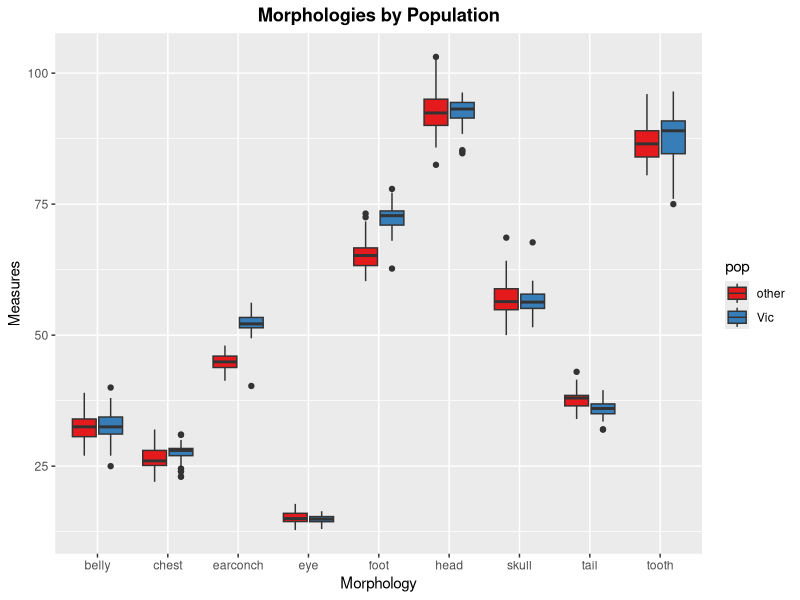
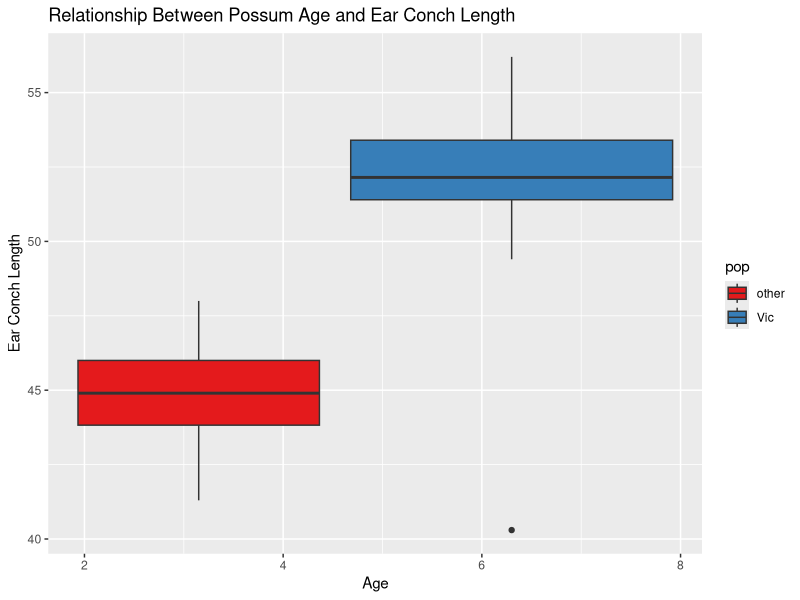
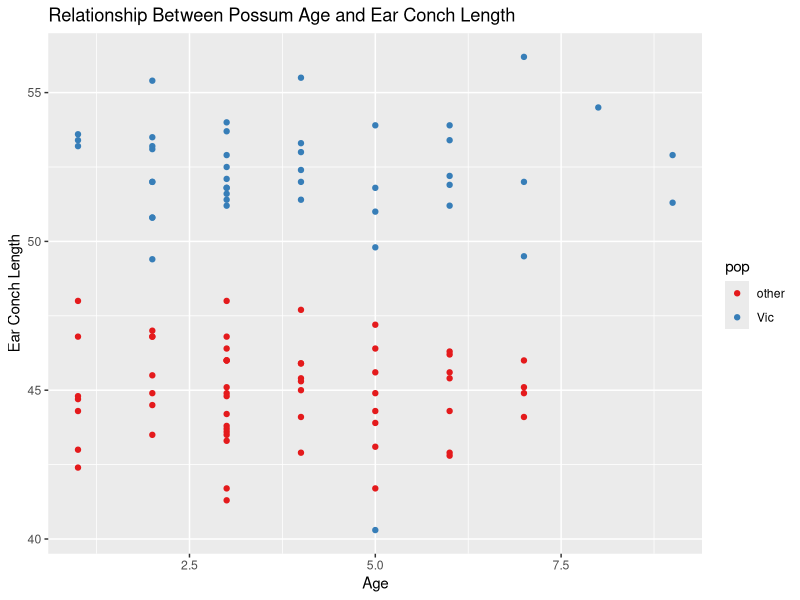
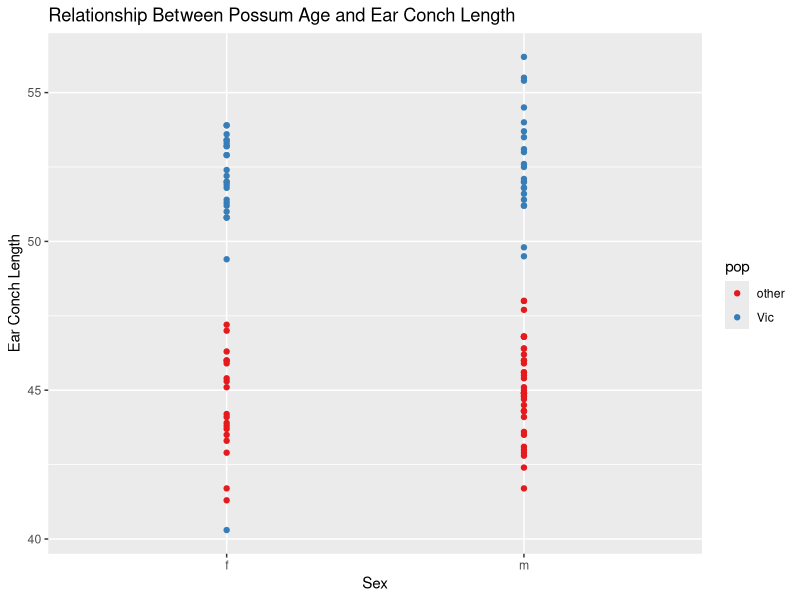
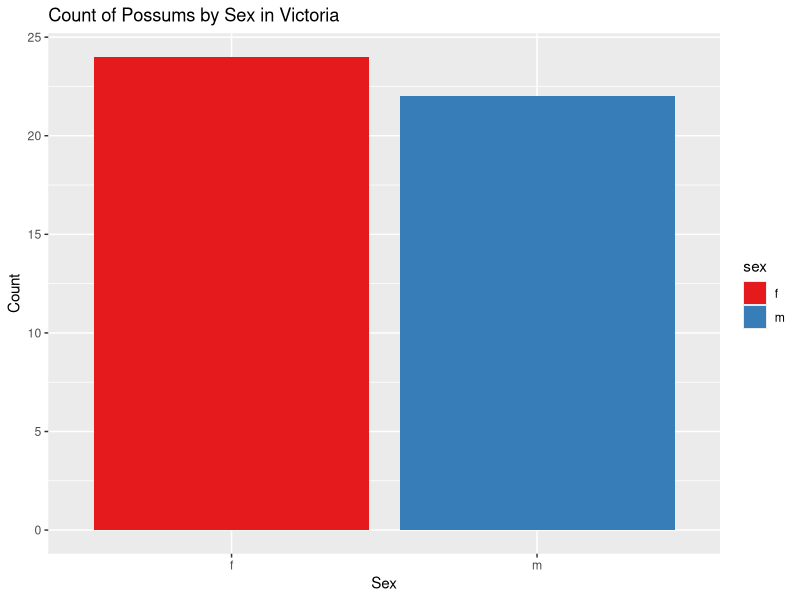
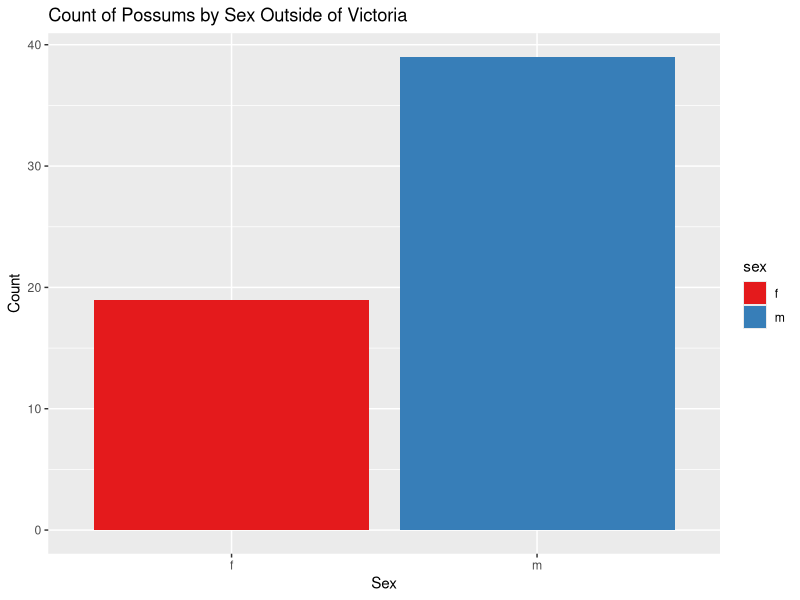
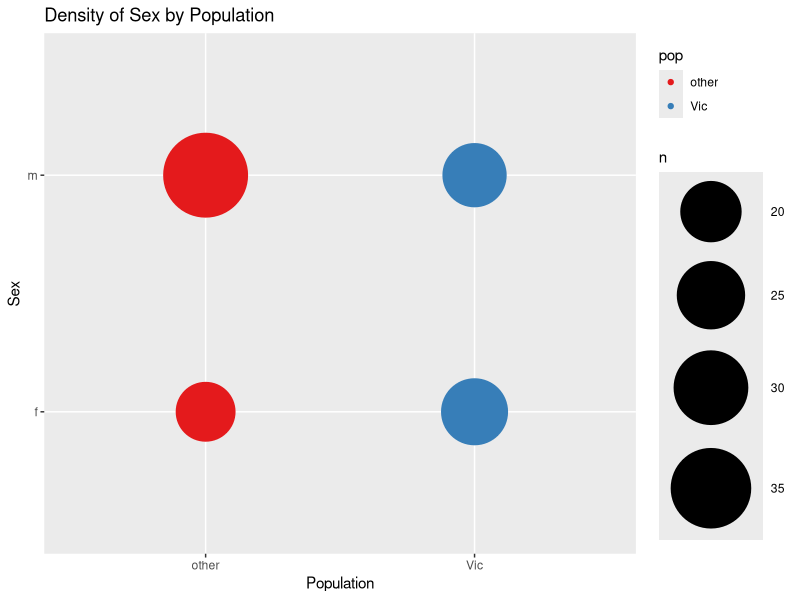
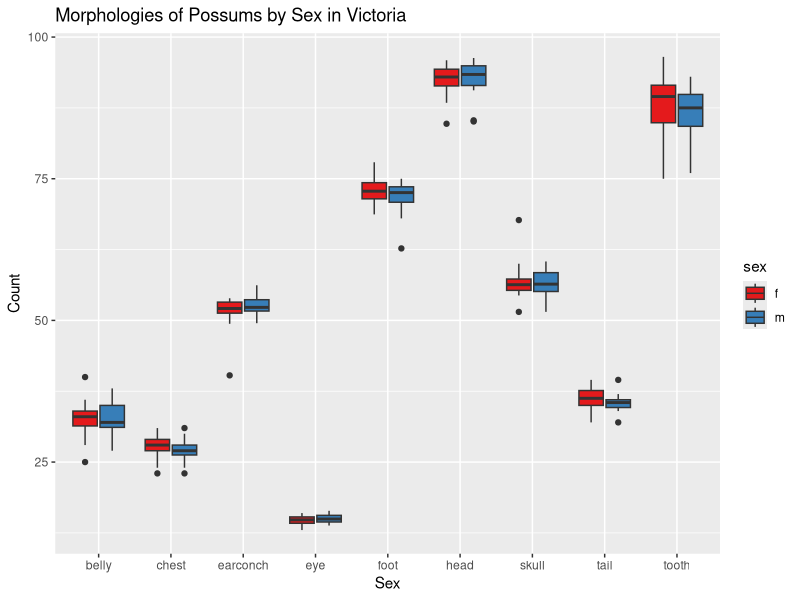

R code for these plots, in order: (Note: this script raises an error after producing the figures.)
## ---- chunk 1
knitr::opts_chunk$set(echo = FALSE)
## ---- chunk 2
library(tidyverse)
library(skimr)
library("RColorBrewer")
## ---- chunk 3
 possum <- 
   readr::read_csv(file = "possum.csv", na = c("", " ", "NA", "#N/A", "-999", "\\"))
## ---- chunk 4
# Check dimensions
dim(possum)
## ---- chunk 5
# Check column names
colnames(possum)
## ---- chunk 6
# Check for NA's
##install.packages("skimr")
possum %>% skimr::skim()
## ---- chunk 7
possum <-
  possum%>% 
  dplyr::rename(
    pop = Pop, #population
    foot = footlgth, #foot length
    head = hdlngth, #head length
    skull = skullw, #skull width
    tail = taill, #tail length
    tooth = totlngth #tooth length
    ) 
## ---- chunk 8
#rename X1 into sample
colnames(possum)<-c("sample","case","site","pop", "sex","age","head","skull","tooth","tail","foot","earconch","eye","chest","belly")
## ---- chunk 9
possum %>%   
  purrr::map_df(~ sum(is.na(.))) %>% 
  tidyr::gather(key="variables", value="num_nas") %>% 
  arrange(desc(num_nas))
## ---- chunk 10
possum %>% gather(head, skull, tooth, tail, foot, earconch, eye, chest, belly, key=morph, value=measure) %>% group_by(pop) %>% 
  ggplot(aes(x=morph, y=measure, fill=pop))+ geom_boxplot()+
  labs(title="Morphologies by Population", x = "Morphology", y = "Measures")+
  theme(plot.title = element_text(face="bold", hjust = 0.5))+
  scale_fill_brewer(palette = "Set1")
## ---- chunk 11
possum %>% 
  ggplot(aes(x=age, y=earconch, fill = pop))+ geom_boxplot()+
  labs(title = "Relationship Between Possum Age and Ear Conch Length", x= "Age", y= "Ear Conch Length")+
  scale_fill_brewer(palette = "Set1")
## ---- chunk 12
possum %>% 
  ggplot(aes(x=age, y=earconch, color = pop))+ geom_point()+
  labs(title = "Relationship Between Possum Age and Ear Conch Length", 
       x= "Age", y= "Ear Conch Length")+
  scale_color_brewer(palette = "Set1")
## ---- chunk 13
possum %>% ggplot(aes(x=sex, y=earconch, color = pop))+ geom_point()+
  labs(title = "Relationship Between Possum Age and Ear Conch Length", 
       x= "Sex", y= "Ear Conch Length")+
  scale_color_brewer(palette = "Set1")
## ---- chunk 14
possum %>% filter (pop == "Vic") %>% 
  ggplot(aes(x=sex, fill=sex))+ geom_bar()+
  labs(title = "Count of Possums by Sex in Victoria", x= "Sex", y= "Count")+
  scale_fill_brewer(palette = "Set1")
## ---- chunk 15
possum %>% filter (pop == "other") %>% 
  ggplot(aes(x=sex, fill=sex))+ geom_bar()+
  labs(title = "Count of Possums by Sex Outside of Victoria", x= "Sex", y= "Count")+
  scale_fill_brewer(palette = "Set1")
## ---- chunk 16
possum %>% 
  ggplot(aes(x=pop, y=sex, color=pop))+ geom_count()+  #this is a count plot
  scale_size_area(max_size = 28)+
  labs(title="Density of Sex by Population", x="Population", y="Sex")+
  scale_color_brewer(palette = "Set1")
## ---- chunk 17
# Morphologies of Possums by Sex in Victoria
possum %>% filter(pop == "Vic") %>% gather(head, skull, tooth, tail, foot, earconch, eye, chest, belly, key=morph, value=measure) %>% group_by(sex) %>% 
  ggplot(aes(x=morph, y=measure, fill=sex))+ geom_boxplot()+
  labs(title = "Morphologies of Possums by Sex in Victoria", x= "Sex", y= "Count")+scale_fill_brewer(palette = "Set1")
## ---- chunk 18
possum %>% filter(pop == "other") %>% gather(head, skull, tooth, tail, foot, earconch, eye, chest, belly, key=morph, value=measure) %>% group_by(sex) %>% 
  ggplot(aes(x=morph, y=measure, fill=sex))+ geom_boxplot()+
  labs(title = "Morphologies of Possums by Sex Outside of Victoria", x= "Sex", y= "Count")+
  scale_fill_brewer(palette = "Set1")
## ---- chunk 19
knitr::include_graphics("images/mountainbrushtail.jpg")
## ---- chunk 20
knitr::include_graphics("images/shorteared.jpg")
## ---- chunk 21
knitr::include_graphics("images/brushtail_says_bye.jpg")
